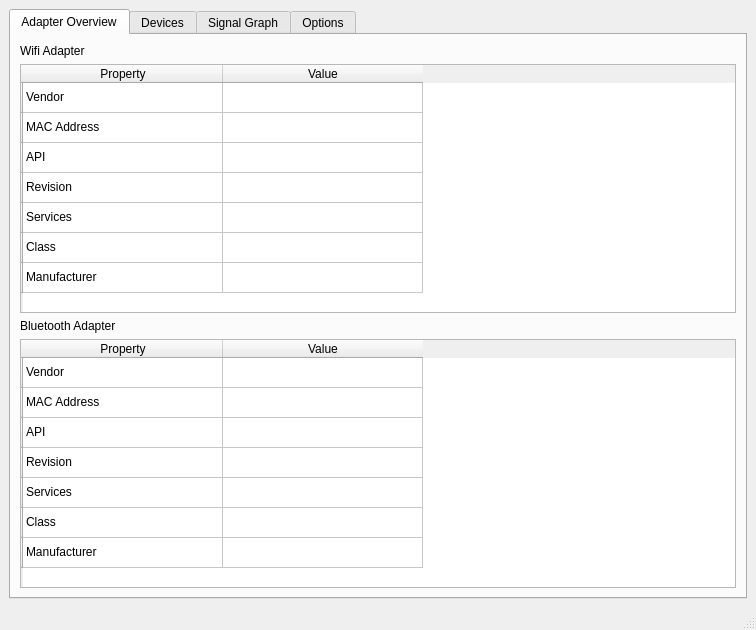
<?xml version="1.0" encoding="UTF-8"?>
<ui version="4.0">
 <class>MainWindow</class>
 <widget class="QMainWindow" name="MainWindow">
  <property name="geometry">
   <rect>
    <x>0</x>
    <y>0</y>
    <width>756</width>
    <height>630</height>
   </rect>
  </property>
  <property name="windowTitle">
   <string>MainWindow</string>
  </property>
  <widget class="QWidget" name="centralwidget">
   <layout class="QVBoxLayout" name="verticalLayout">
    <item>
     <widget class="QTabWidget" name="tabWidget">
      <property name="currentIndex">
       <number>0</number>
      </property>
      <widget class="QWidget" name="adapterTab">
       <attribute name="title">
        <string>Adapter Overview</string>
       </attribute>
       <layout class="QVBoxLayout" name="verticalLayout_2">
        <item>
         <widget class="QLabel" name="label_3">
          <property name="text">
           <string>Wifi Adapter</string>
          </property>
         </widget>
        </item>
        <item>
         <widget class="QTableWidget" name="bluetoothAdapterTable">
          <attribute name="horizontalHeaderDefaultSectionSize">
           <number>200</number>
          </attribute>
          <attribute name="horizontalHeaderStretchLastSection">
           <bool>false</bool>
          </attribute>
          <attribute name="verticalHeaderVisible">
           <bool>true</bool>
          </attribute>
          <row>
           <property name="text">
            <string/>
           </property>
          </row>
          <row>
           <property name="text">
            <string/>
           </property>
          </row>
          <row>
           <property name="text">
            <string/>
           </property>
          </row>
          <row>
           <property name="text">
            <string/>
           </property>
          </row>
          <row>
           <property name="text">
            <string/>
           </property>
          </row>
          <row>
           <property name="text">
            <string/>
           </property>
          </row>
          <row>
           <property name="text">
            <string/>
           </property>
          </row>
          <column>
           <property name="text">
            <string>Property</string>
           </property>
          </column>
          <column>
           <property name="text">
            <string>Value</string>
           </property>
          </column>
          <item row="0" column="0">
           <property name="text">
            <string>Vendor</string>
           </property>
           <property name="flags">
            <set>ItemIsDragEnabled|ItemIsUserCheckable|ItemIsEnabled</set>
           </property>
          </item>
          <item row="1" column="0">
           <property name="text">
            <string>MAC Address</string>
           </property>
           <property name="flags">
            <set>ItemIsDragEnabled|ItemIsUserCheckable|ItemIsEnabled</set>
           </property>
          </item>
          <item row="2" column="0">
           <property name="text">
            <string>API</string>
           </property>
           <property name="flags">
            <set>ItemIsDragEnabled|ItemIsUserCheckable|ItemIsEnabled</set>
           </property>
          </item>
          <item row="3" column="0">
           <property name="text">
            <string>Revision</string>
           </property>
           <property name="flags">
            <set>ItemIsDragEnabled|ItemIsUserCheckable|ItemIsEnabled</set>
           </property>
          </item>
          <item row="4" column="0">
           <property name="text">
            <string>Services</string>
           </property>
           <property name="flags">
            <set>ItemIsDragEnabled|ItemIsUserCheckable|ItemIsEnabled</set>
           </property>
          </item>
          <item row="5" column="0">
           <property name="text">
            <string>Class</string>
           </property>
           <property name="flags">
            <set>ItemIsDragEnabled|ItemIsUserCheckable|ItemIsEnabled</set>
           </property>
          </item>
          <item row="6" column="0">
           <property name="text">
            <string>Manufacturer</string>
           </property>
          </item>
         </widget>
        </item>
        <item>
         <widget class="QLabel" name="label">
          <property name="text">
           <string>Bluetooth Adapter</string>
          </property>
         </widget>
        </item>
        <item>
         <widget class="QTableWidget" name="wifiAdapterTable">
          <attribute name="horizontalHeaderDefaultSectionSize">
           <number>200</number>
          </attribute>
          <attribute name="horizontalHeaderStretchLastSection">
           <bool>false</bool>
          </attribute>
          <attribute name="verticalHeaderVisible">
           <bool>true</bool>
          </attribute>
          <row>
           <property name="text">
            <string/>
           </property>
          </row>
          <row>
           <property name="text">
            <string/>
           </property>
          </row>
          <row>
           <property name="text">
            <string/>
           </property>
          </row>
          <row>
           <property name="text">
            <string/>
           </property>
          </row>
          <row>
           <property name="text">
            <string/>
           </property>
          </row>
          <row>
           <property name="text">
            <string/>
           </property>
          </row>
          <row>
           <property name="text">
            <string/>
           </property>
          </row>
          <column>
           <property name="text">
            <string>Property</string>
           </property>
          </column>
          <column>
           <property name="text">
            <string>Value</string>
           </property>
          </column>
          <item row="0" column="0">
           <property name="text">
            <string>Vendor</string>
           </property>
           <property name="flags">
            <set>ItemIsDragEnabled|ItemIsUserCheckable|ItemIsEnabled</set>
           </property>
          </item>
          <item row="1" column="0">
           <property name="text">
            <string>MAC Address</string>
           </property>
           <property name="flags">
            <set>ItemIsDragEnabled|ItemIsUserCheckable|ItemIsEnabled</set>
           </property>
          </item>
          <item row="2" column="0">
           <property name="text">
            <string>API</string>
           </property>
           <property name="flags">
            <set>ItemIsDragEnabled|ItemIsUserCheckable|ItemIsEnabled</set>
           </property>
          </item>
          <item row="3" column="0">
           <property name="text">
            <string>Revision</string>
           </property>
           <property name="flags">
            <set>ItemIsDragEnabled|ItemIsUserCheckable|ItemIsEnabled</set>
           </property>
          </item>
          <item row="4" column="0">
           <property name="text">
            <string>Services</string>
           </property>
           <property name="flags">
            <set>ItemIsDragEnabled|ItemIsUserCheckable|ItemIsEnabled</set>
           </property>
          </item>
          <item row="5" column="0">
           <property name="text">
            <string>Class</string>
           </property>
           <property name="flags">
            <set>ItemIsDragEnabled|ItemIsUserCheckable|ItemIsEnabled</set>
           </property>
          </item>
          <item row="6" column="0">
           <property name="text">
            <string>Manufacturer</string>
           </property>
          </item>
         </widget>
        </item>
       </layout>
      </widget>
      <widget class="QWidget" name="devicesTab">
       <attribute name="title">
        <string>Devices</string>
       </attribute>
       <layout class="QVBoxLayout" name="verticalLayout_3">
        <item>
         <widget class="QTableWidget" name="bluetoothTable">
          <attribute name="horizontalHeaderCascadingSectionResizes">
           <bool>false</bool>
          </attribute>
          <attribute name="horizontalHeaderDefaultSectionSize">
           <number>110</number>
          </attribute>
          <attribute name="horizontalHeaderStretchLastSection">
           <bool>true</bool>
          </attribute>
          <column>
           <property name="text">
            <string>Device</string>
           </property>
          </column>
          <column>
           <property name="text">
            <string>MAC Address</string>
           </property>
          </column>
          <column>
           <property name="text">
            <string>Manufacturer</string>
           </property>
          </column>
          <column>
           <property name="text">
            <string>Signal Strength</string>
           </property>
          </column>
          <column>
           <property name="text">
            <string>Class</string>
           </property>
          </column>
          <column>
           <property name="text">
            <string>Services</string>
           </property>
          </column>
          <column>
           <property name="text">
            <string>Details</string>
           </property>
          </column>
         </widget>
        </item>
        <item>
         <widget class="QTableWidget" name="wifiTable">
          <attribute name="horizontalHeaderCascadingSectionResizes">
           <bool>true</bool>
          </attribute>
          <attribute name="horizontalHeaderDefaultSectionSize">
           <number>110</number>
          </attribute>
          <attribute name="horizontalHeaderStretchLastSection">
           <bool>true</bool>
          </attribute>
          <attribute name="verticalHeaderStretchLastSection">
           <bool>false</bool>
          </attribute>
          <column>
           <property name="text">
            <string>Name</string>
           </property>
          </column>
          <column>
           <property name="text">
            <string>MAC Address</string>
           </property>
          </column>
          <column>
           <property name="text">
            <string>RSSI</string>
           </property>
          </column>
          <column>
           <property name="text">
            <string>Frequency</string>
           </property>
          </column>
          <column>
           <property name="text">
            <string>Quality</string>
           </property>
          </column>
          <column>
           <property name="text">
            <string>Encryption Type</string>
           </property>
          </column>
          <column>
           <property name="text">
            <string>Mode of Device</string>
           </property>
          </column>
          <column>
           <property name="text">
            <string>Channel</string>
           </property>
          </column>
         </widget>
        </item>
       </layout>
      </widget>
      <widget class="QWidget" name="graphTab">
       <attribute name="title">
        <string>Signal Graph</string>
       </attribute>
      </widget>
      <widget class="QWidget" name="optionsTab">
       <attribute name="title">
        <string>Options</string>
       </attribute>
       <layout class="QVBoxLayout" name="verticalLayout_5">
        <item>
         <layout class="QVBoxLayout" name="verticalLayout_4">
          <item>
           <widget class="QCheckBox" name="refreshDeviceCheckBox">
            <property name="text">
             <string>Automatically refresh device list</string>
            </property>
           </widget>
          </item>
          <item>
           <widget class="QCheckBox" name="discoverDeviceCheckBox">
            <property name="text">
             <string>Dont discover services</string>
            </property>
           </widget>
          </item>
          <item>
           <layout class="QFormLayout" name="formLayout">
            <item row="0" column="0">
             <widget class="QLabel" name="label_2">
              <property name="text">
               <string>Refresh interval in millisecond</string>
              </property>
             </widget>
            </item>
            <item row="0" column="1">
             <widget class="QSpinBox" name="refreshIntervalspinBox"/>
            </item>
            <item row="1" column="0">
             <widget class="QRadioButton" name="wifiRadioButton">
              <property name="text">
               <string>WiFi</string>
              </property>
              <property name="checkable">
               <bool>true</bool>
              </property>
              <property name="checked">
               <bool>false</bool>
              </property>
             </widget>
            </item>
            <item row="2" column="0">
             <widget class="QRadioButton" name="bluetoothRadioButton">
              <property name="text">
               <string>Bluetooth</string>
              </property>
              <property name="checked">
               <bool>true</bool>
              </property>
              <property name="autoExclusive">
               <bool>false</bool>
              </property>
             </widget>
            </item>
           </layout>
          </item>
         </layout>
        </item>
       </layout>
      </widget>
     </widget>
    </item>
   </layout>
  </widget>
  <widget class="QMenuBar" name="menubar">
   <property name="geometry">
    <rect>
     <x>0</x>
     <y>0</y>
     <width>756</width>
     <height>23</height>
    </rect>
   </property>
  </widget>
  <widget class="QStatusBar" name="statusbar"/>
 </widget>
 <resources/>
 <connections/>
</ui>
